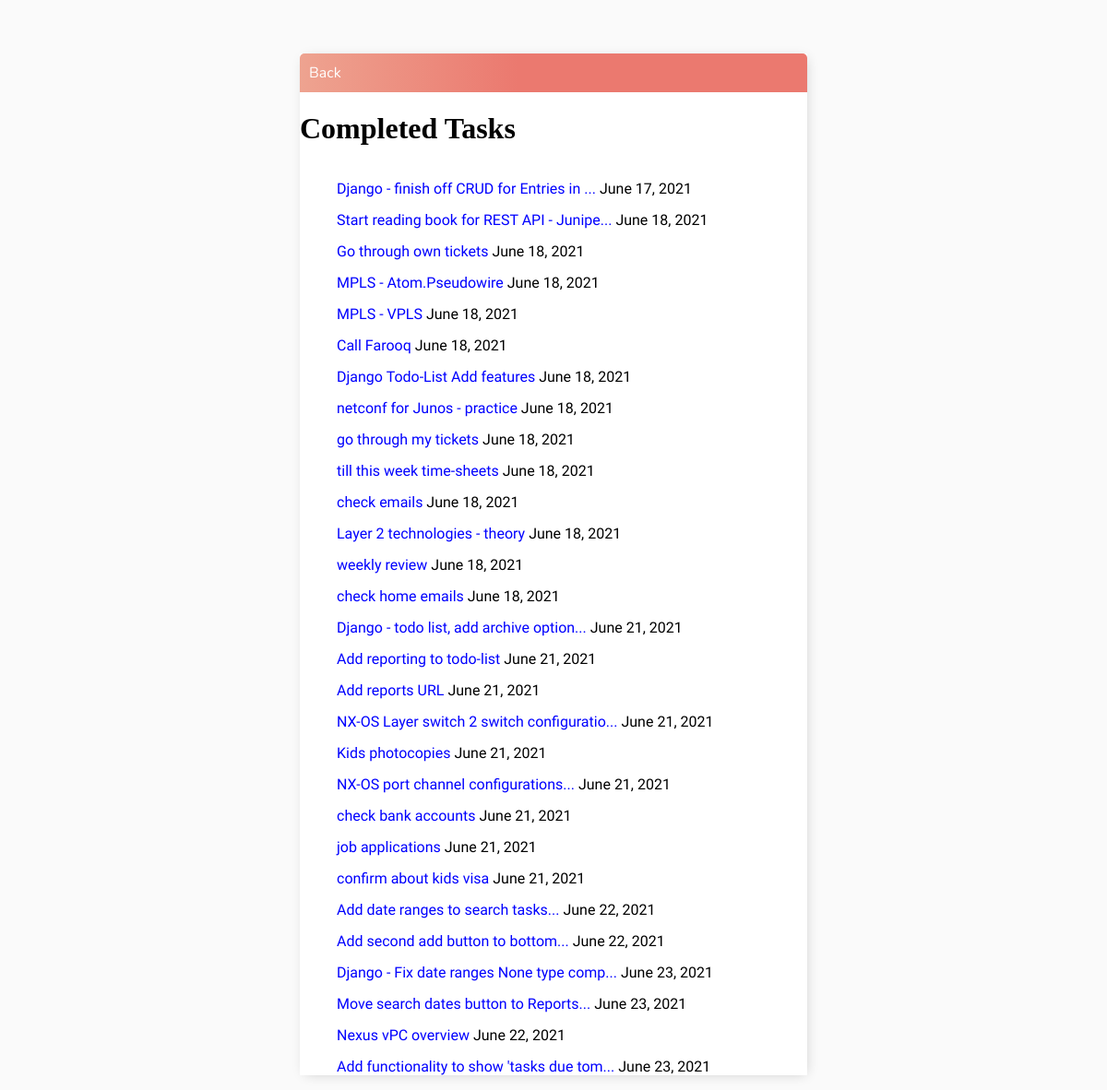
Page /tasks-completed/ on the earlier database version.
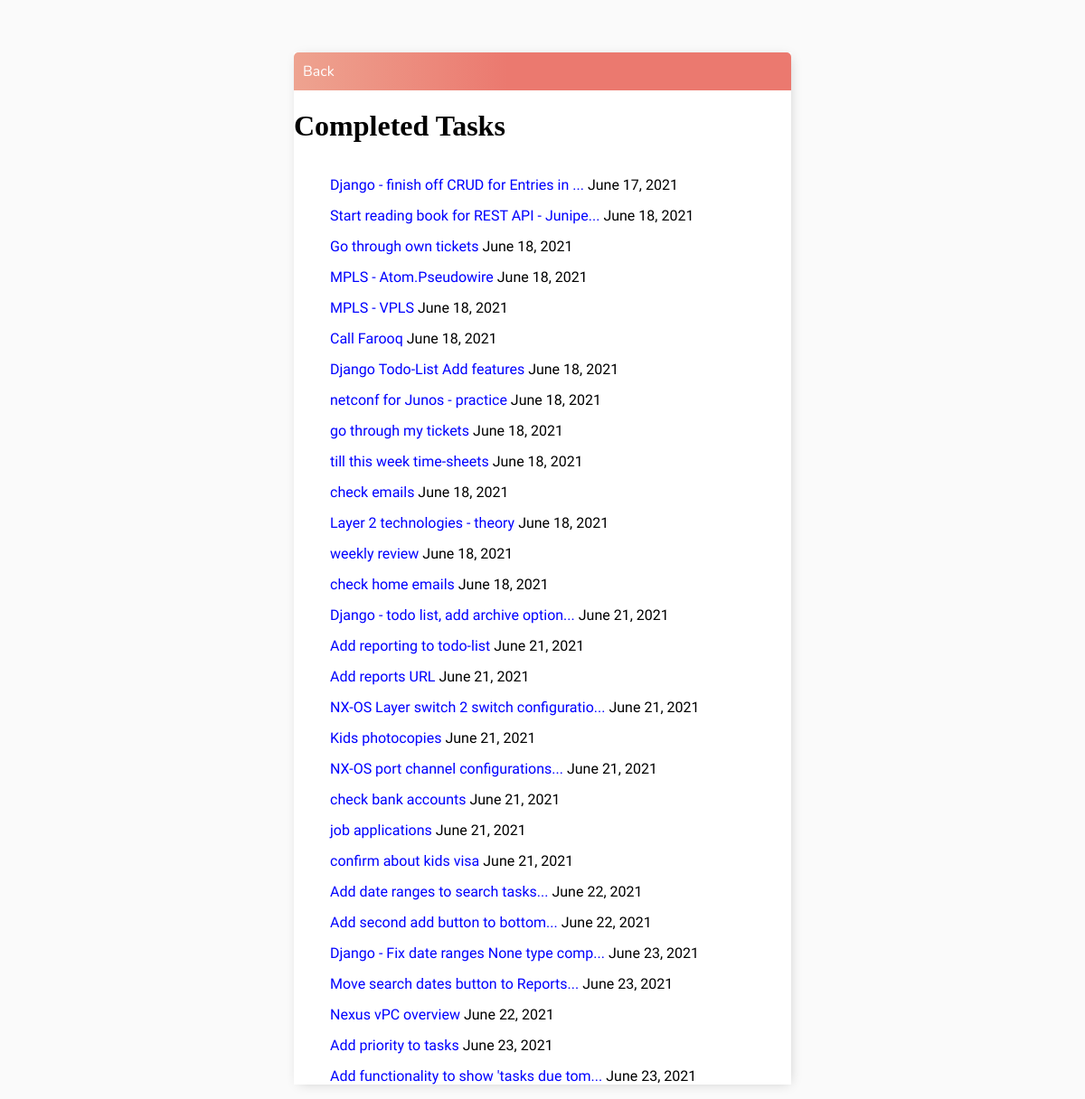
Same page on the later database version.
### base/models.py (models this page shows)
class Task(models.Model):
    user = models.ForeignKey(
        User, on_delete=models.CASCADE, null=True, blank=True)
    task = models.CharField(max_length=200)
    description = models.TextField(null=True, blank=True)
    created = models.DateTimeField(auto_now_add=True)
    due_date = models.DateField(default=datetime.date.today, null=True)
    task_priority = models.CharField(max_length=200, choices=PRIORITIES)
    complete = models.BooleanField()
    date_completed = models.DateField(null=True, blank=True)
    archive = models.BooleanField(default=False)
    def __str__(self):
        if len(self.task) > 30:
            return self.task[:40] + "..."
        return self.task

### base/views.py (the view)
# urls.py: path('tasks-completed/', views.tasks_completed, name='tasks-completed'),
def tasks_completed(request):
    tasks = Task.objects.all()
    completed_tasks = [task for task in tasks if task.complete]
    context = {
        'completed_tasks': completed_tasks
    }
    print(context['completed_tasks'])
    return render(request, 'base/tasks_completed.html', context)

### base/templates/base/tasks_completed.html (shortened to what this page needs)
{% extends 'base/main.html' %}
{% block content %}
<a class="header-bar" href="{% url 'tasks' %}">Back</a>
<h1> Completed Tasks </h1>
<div class="tasks_completed">
{% if completed_tasks %}
    <ol>
    {% for task in completed_tasks %}
        <li><a href="{% url 'task' task.id %}">{{task}}</a>  {{task.date_completed}}</li>
    {% endfor %}
    </ol>
{% else %}
    <p>No tasks completed yet</p>
{% endif %}
</div>
{% endblock  %}

Differences in the rows shown:
now on this page (row edited): Task: task "Add priority to tasks", date_completed "June 23, 2021"
